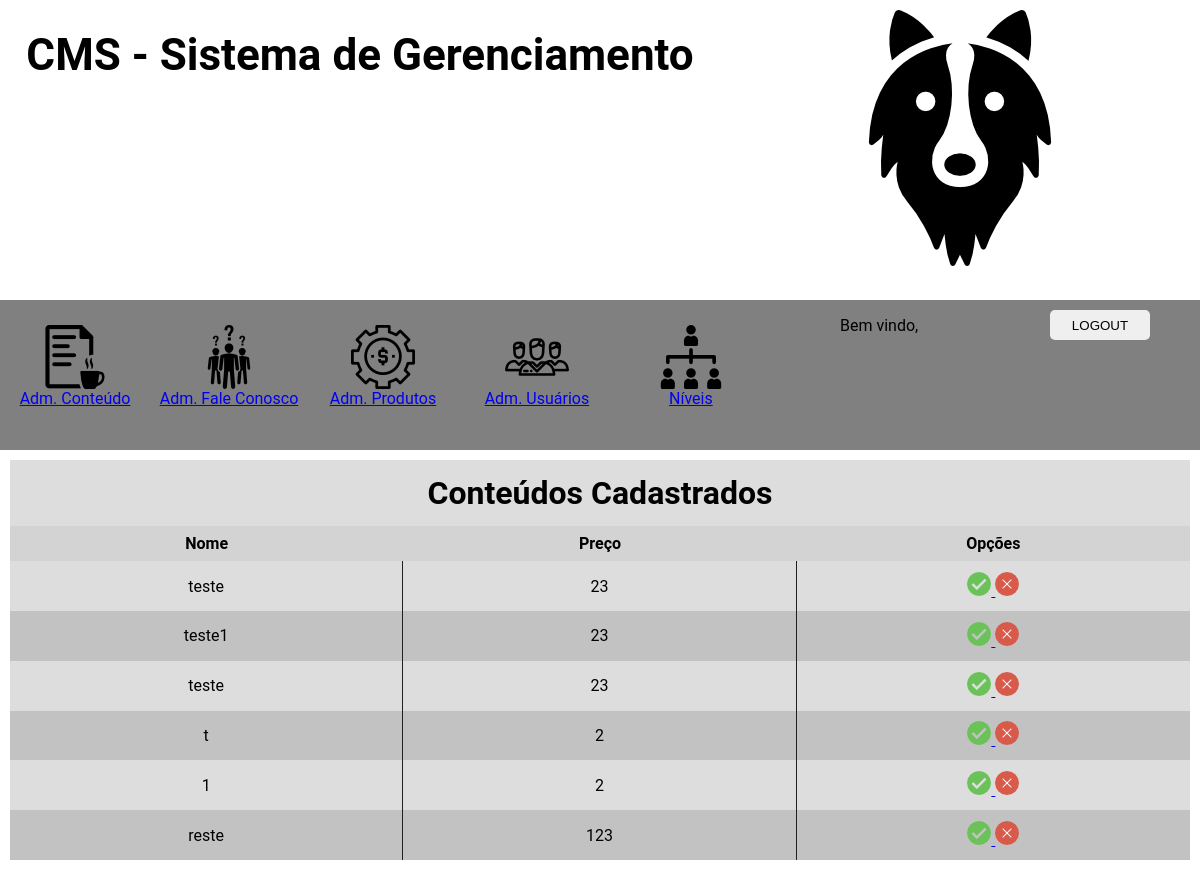
/cms/conteudo_produtodestaque.php, run on the app's committed database.
### tables this page shows
CREATE TABLE `tbl_produtos` (
  `id` int(11) NOT NULL AUTO_INCREMENT,
  `nome` varchar(255) DEFAULT NULL,
  `descricao` varchar(255) DEFAULT NULL,
  `preco` decimal(10,0) DEFAULT NULL,
  `destaque` tinyint(1) DEFAULT NULL,
  `idSessao` int(11) DEFAULT NULL,
  `imagem` varchar(255) DEFAULT NULL,
  `status` tinyint(1) DEFAULT NULL,
  `idSubcategoria` int(11) DEFAULT NULL,
  `clique` int(11) DEFAULT NULL,
  PRIMARY KEY (`id`),
  KEY `idSessao` (`idSessao`),
  CONSTRAINT `tbl_produtos_ibfk_1` FOREIGN KEY (`idSessao`) REFERENCES `tbl_sessao` (`id`),
  CONSTRAINT `tbl_produtos_ibfk_2` FOREIGN KEY (`idSessao`) REFERENCES `tbl_sessao` (`id`)
);

### cms/conteudo_produtodestaque.php (the view, shortened to what this page needs)
<?php
    $conexao = conectar();
?>
<!DOCTYPE html>
<html>
<head>
	<link rel="stylesheet" href="css/style.css">
</head>
<body>
	<?php
		include 'nav.php';
	?>
	<div class="content">
        <table class="table-model">
            <tr class="table-row">
                <td class="table-cell" colspan="5">
                    <h1>Conteúdos Cadastrados</h1>
                </td>
            </tr>
            <tr class="table-row" style="font-weight: bold; background-color: lightgray;">
                <td class="table-cell">
                    Nome
                </td>
                <td class="table-cell">
                    Preço
                </td>
                <td class="table-cell">
                    Opções
                </td>
            </tr>
            <?php
                $sql = "select * from tbl_produtos";
                $resultado = mysqli_query($conexao, $sql);
                while($rsProduto = mysqli_fetch_array($resultado)){
            ?>
            <tr class="table-row">
                <td class="table-cell" style="border-right: 0.5px solid #202020;"><?php echo(utf8_encode($rsProduto['nome'])) ?></td>
                <td class="table-cell" style="border-right: 0.5px solid #202020;"><?php echo($rsProduto['preco']) ?></td>
                <td class="table-cell">
                    <a href="conteudo_produtodestaque.php?status=ativar&id=<?php echo($rsProduto['id']) ?>">
                      <img src="imagens/ativar.png">
                    </a>
                    <a href="conteudo_produtodestaque.php?status=desativar&id=<?php echo($rsProduto['id'])?>">
                      <img src="imagens/desativar.png">
                    </a>
                </td>
            </tr>
            <?php
                }
            ?>
        </table>
	</div>
</body>
</html>

### cms/nav.php (shortened to what this page needs)
<nav>
    <div class="left">
        <ul>
            <li>
                <div class="img">
                    <img src="imagens/admconteudo.png" alt="opção do menu">
                </div>
                <a href="conteudo.php">Adm. Conteúdo</a></li>
            <li>
                <div class="img">
                    <img src="imagens/fale-conosco.png" alt="opção do menu">
                </div>
                <a href="faleconosco.php">Adm. Fale Conosco</a></li>
            <li>
                <div class="img">
                    <img src="imagens/admproduto.png" alt="opção do menu">
                </div>
                <a href="produtos.php">Adm. Produtos</a></li>
            <li>
                <div class="img">
                    <img src="imagens/admusuario.png" alt="opção do menu">
                </div>
                <a href="cadastro.php">Adm. Usuários</a></li>
			<li>
				<div class="img">
					<img src="imagens/nivel.png" alt="opcção do menu">
				</div>
				<a href="nivel.php">Níveis</a>
			</li>
        </ul>
    </div>
    <div class="right">
        <div id="panel_user">
            <p class="panel-txt">Bem vindo, <?php echo($logado)?></p>
            <div>
            <div>
                <form method="get" action="../index.php">
                    <button class="btn" id="btn_logout" style="margin: 0; margin-left: 10px;" name="btnsair">logout</button>
                </form>
            </div>
        </div>
    </div>
</nav>

### cms/css/style.css (style rules this page uses)
body { margin: 0; padding: 0; font-family: 'roboto'; }
header { width: 100%; max-width: 1920px; margin: auto; height: 300px; overflow: hidden; }
.header-left { width: 60%; height: 100%; float: left; text-align: center; margin-top: 6 0px; font-size: 22px; }
.header-right { width: 40%; height: 100%; float: left; text-align: center; margin-top: 10px; }
nav { width: 100%; max-width: 1200px; height: 150px; margin: auto; background-color: gray; }
.left { width: 70%; height: 150px; float: left; }
.right { width: 30%; height: 150px; float: left; }
nav ul { margin: 0; width: 100%; max-width: 1200px; margin: auto; padding: 0; height: 150px; }
.img { width: 64px; height: 64px; margin: auto; margin-top: 25px; }
nav ul li { display: inline-block; width: 150px; height: 150px; vertical-align: top; text-align: center; margin: 0; padding: 0; }
.content { width: 100%; height: 100%; max-width: 1200px; margin: auto; }
.btn { width: 100px; height: 30px; margin-top: 20px; border: none; outline: none; border-radius: 5px; text-transform: uppercase; cursor: pointer; }
#panel_user { padding: 0; margin: 0; width: 100%; height: 100%; }
#panel_user p { width: 80px; float: left; }
#btn_logout { position: relative; left: 120px; top: 10px; }
.table-model { width: 1180px; height: 400px; margin: auto; margin-top: 10px; margin-bottom: 10px; border-spacing: 0px; background-color: #DDD; }
.table-model tr:nth-child(even) { background-color: #C2C2C2; }
.table-model h1 { margin: 0; text-align: center; }
.table-row { width: 1100px; text-align: center; }
.table-cell { width: 20%; }

### data on the page
tbl_produtos: nome "teste", preco "23"
tbl_produtos: nome "teste1", preco "23"
tbl_produtos: nome "teste", preco "23"
tbl_produtos: nome "t", preco "2"
tbl_produtos: nome "1", preco "2"
tbl_produtos: nome "reste", preco "123"
